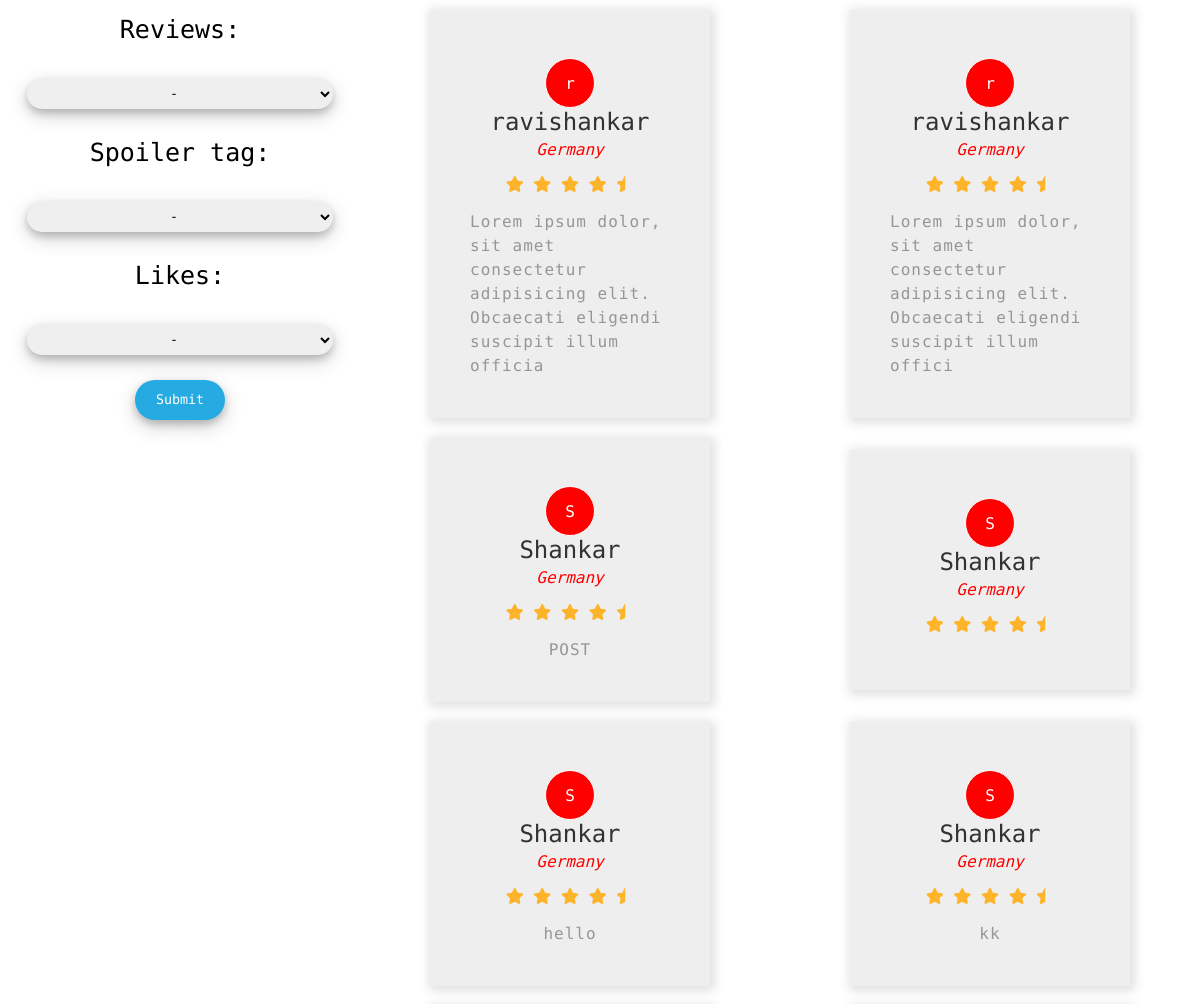
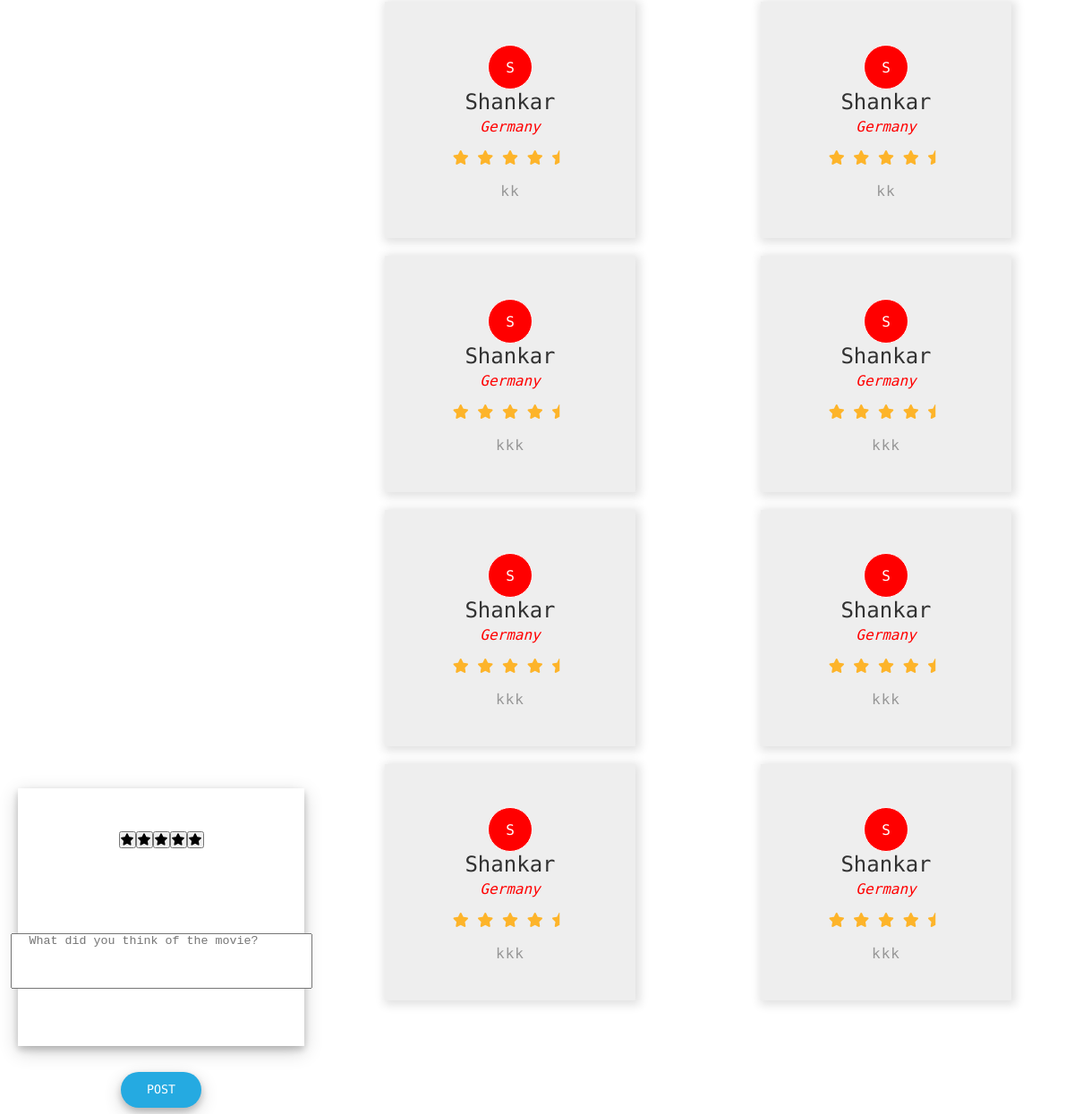
/MovieDetails/More_review.php, run on the app's committed database (2 pictures, top to bottom).
### tables this page shows
CREATE TABLE `reviews` (
  `review_id` int(11) NOT NULL,
  `description` varchar(255) DEFAULT NULL,
  `review_likes` int(11) NOT NULL,
  `Spoiler_tag` varchar(255) NOT NULL,
  `user_id` int(11) NOT NULL,
  `E_id` int(11) NOT NULL,
  `username` varchar(255) NOT NULL
);

### MovieDetails/More_review.php (the view, shortened to what this page needs)
<!DOCTYPE html>
<html lang="en">
<head>
  <link rel='stylesheet' href="More_review.css?v=<?php echo time(); ?>" type="text/css" />
</head>
<body>
  <?php
    $servername = "localhost";
        $username = "root";
        $password = "";
        $dbname="moviereview";
    $conn = new mysqli($servername, $username, $password,$dbname);
      $sql="select  description,Spoiler_tag,username from reviews where E_id =1  " ;
    $result = $conn->query($sql) or die($conn->error);
  ?>
<div class="rev-section">
  <div class="dummy"></div>
<div class="filters">
  <form method="GET" action='<?php echo htmlspecialchars($_SERVER["PHP_SELF"]);?>'>
    <label for="Reviews">Reviews:</label>
  <select id="Reviews" name="Reviews">
        <option value="volvo">-</option>
  </select>
  <br>
  <label for="Spoiler">Spoiler tag:</label>
  <select id="Spoiler" name="Spoiler">
    <option value="volvo">-</option>
  </select>
  <br>
  <label for="Likes">Likes:</label>
  <select id="Likes" name="Likes">
    <option value="volvo">-</option>
  </select>
  <br>
  <input type="submit" name="Apply">
</form>
<div class="whole">
                <div class='review'>
                    <div class="stars">
  <button class="star" onclick="rate(1)"><i class="fa fa-star"></i></button>
  <button class="star"onclick="rate(2)"><i class="fa fa-star"></i></button>
  <button class="star" onclick="rate(3)"><i class="fa fa-star"></i></button>
  <button class="star" onclick="rate(4)"><i class="fa fa-star"></i></button>
  <button class="star" onclick="rate(5)"><i class="fa fa-star"></i></button>
</div>
                    <form class="text" method="POST" action='<?php echo htmlspecialchars($_SERVER["PHP_SELF"]);?>'>
                               <textarea name="description" placeholder="What did you think of the movie?" style="text-indent: 20px;"  name="review" rows="4" cols="40" required></textarea>
                               <input type="submit" name="post_reviews" value="POST" >
                    </form>
                </div>
            </div>
</div>
<div class="reviews">
<?php
while ($row=$result->fetch_row()) {
echo "<div class='review1'>
   <div class='body-review'>
   <div class='profile' onclick=\"location.href='../profile/profile2.php'\">
        <a >".$row[2][0]."</a>
    </div>
      <div class='name-review'>".$row[2]."</div>
      <div class='place-review'>Germany</div>
      <div class='rating'>
         <i class='fas fa-star'></i>
         <i class='fas fa-star'></i>
         <i class='fas fa-star'></i>
         <i class='fas fa-star'></i>
         <i class='fas fa-star-half'></i>
      </div>
      <div class='desc-review'>".$row[0]."</div>
   </div>
</div>";
}
?>
</div>
</body>
</html>

### MovieDetails/More_review.css (style rules this page uses)
* { box-sizing: border-box; margin: 0; padding: 0; }
.rev-section { width: 100%; height: 100%; display: flex; margin: auto; justify-content: space-around; font-family: 'Roboto Mono', monospace; }
.filters { width: 30%; height: 100%; text-align: center; line-height:60px; display: flex; overflow-y: auto; flex-direction: column; position: fixed; top:0; left: 0; }
.whole { display: flex; width: 100%; height: 400px; margin: auto; padding: 20px; margin-bottom: 20px; justify-content: center; align-items: center; }
textarea { resize: none; }
.stars { display: flex; justify-content: center; align-items: center; height: 40%; cursor: pointer; }
input[type="submit"] { background-color: #25aae1; outline: none; border: none; width: 20%; height: 20%; box-shadow: 0 4px 8px 0 rgba(0, 0, 0, 0.2), 0 6px 20px 0 rgba(0, 0, 0, 0.19); border-radius: 10px; }
.text { display: flex; justify-content: space-around; align-items: center; height: 100%; margin: auto; flex-direction: column; text-indent: 25px; }
.review { box-shadow: 0 4px 8px 0 rgba(0, 0, 0, 0.2), 0 6px 20px 0 rgba(0, 0, 0, 0.19); width: 100%; height: 80%; flex-direction: column; justify-content: center; align-items: center; }
form label { font-size: 25px; font-family: 'Roboto Mono', monospace; }
form select { width: 85%; height: 30px; font-family: 'Roboto Mono', monospace; border-radius:20px; box-shadow: 0 4px 8px 0 rgba(0, 0, 0, 0.2), 0 6px 20px 0 rgba(0, 0, 0, 0.19); outline: none; border: none; text-align: center; }
.dummy { width: 30%; }
.reviews { position: relative; display: flex; justify-content: space-around; align-items: center; flex-wrap: wrap; width: 70%; }
.review1 { flex-basis:33.333333%; margin: 10px; }
input[type="submit"] { width: 90px; height: 40px; border-radius:20px; border: none; outline: none; color: white; font-family: 'Roboto Mono', monospace; background-color: #25aae1; }
.body-review { display: flex; flex-direction: column; align-items: center; justify-content: space-around; background-color: rgb(238, 238, 238); padding: 2.5rem; box-shadow: 2px 2px 10px 3px rgb(225, 225, 225); }
.name-review { font-size: 1.5rem; color: rgb(50, 50, 50); margin-bottom: .25rem; }
.place-review { color: red; font-style: italic; }
.rating { color: rgb(253, 180, 42); margin: 1rem 0; }
.desc-review { line-height: 1.5rem; letter-spacing: 1px; color: rgb(150, 150, 150); }
.profile { margin-top: 8px; color: white; width: 50px; height: 50px; text-align: center; padding-top: 15px; background-color: red; border-radius: 50px; border: 1px solid white; cursor: pointer; }
.profile a { text-decoration: none; color: white; width: 100%; }

### data on the page
reviews: username "r", username "ravishankar", description "Lorem ipsum dolor, sit amet consectetur adipisicing elit. Obcaecati eligendi suscipit illum officia"
reviews: username "r", username "ravishankar", description "Lorem ipsum dolor, sit amet consectetur adipisicing elit. Obcaecati eligendi suscipit illum offici"
reviews: username "S", username "Shankar", description "POST"
reviews: username "S", username "Shankar"
reviews: username "S", username "Shankar", description "hello"
reviews: username "S", username "Shankar", description "kk"
reviews: username "S", username "Shankar", description "kk"
reviews: username "S", username "Shankar", description "kk"
reviews: username "S", username "Shankar", description "kkk"
reviews: username "S", username "Shankar", description "kkk"
reviews: username "S", username "Shankar", description "kkk"
reviews: username "S", username "Shankar", description "kkk"
reviews: username "S", username "Shankar", description "kkk"
reviews: username "S", username "Shankar", description "kkk"
